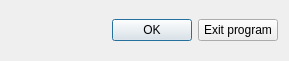
<?xml version="1.0" encoding="UTF-8"?>
<ui version="4.0">
 <class>Dialog</class>
 <widget class="QDialog" name="Dialog">
  <property name="geometry">
   <rect>
    <x>0</x>
    <y>0</y>
    <width>289</width>
    <height>61</height>
   </rect>
  </property>
  <property name="sizePolicy">
   <sizepolicy hsizetype="MinimumExpanding" vsizetype="MinimumExpanding">
    <horstretch>0</horstretch>
    <verstretch>0</verstretch>
   </sizepolicy>
  </property>
  <property name="windowTitle">
   <string>Dialog</string>
  </property>
  <layout class="QVBoxLayout" name="verticalLayout">
   <item>
    <layout class="QVBoxLayout" name="vbox"/>
   </item>
   <item>
    <layout class="QHBoxLayout" name="horizontalLayout">
     <item>
      <spacer name="horizontalSpacer">
       <property name="orientation">
        <enum>Qt::Horizontal</enum>
       </property>
       <property name="sizeHint" stdset="0">
        <size>
         <width>40</width>
         <height>20</height>
        </size>
       </property>
      </spacer>
     </item>
     <item>
      <widget class="QPushButton" name="pushButton_ok">
       <property name="text">
        <string>OK</string>
       </property>
      </widget>
     </item>
     <item>
      <widget class="QPushButton" name="pushButton_exit">
       <property name="text">
        <string>Exit program</string>
       </property>
      </widget>
     </item>
    </layout>
   </item>
  </layout>
 </widget>
 <resources/>
 <connections/>
</ui>
